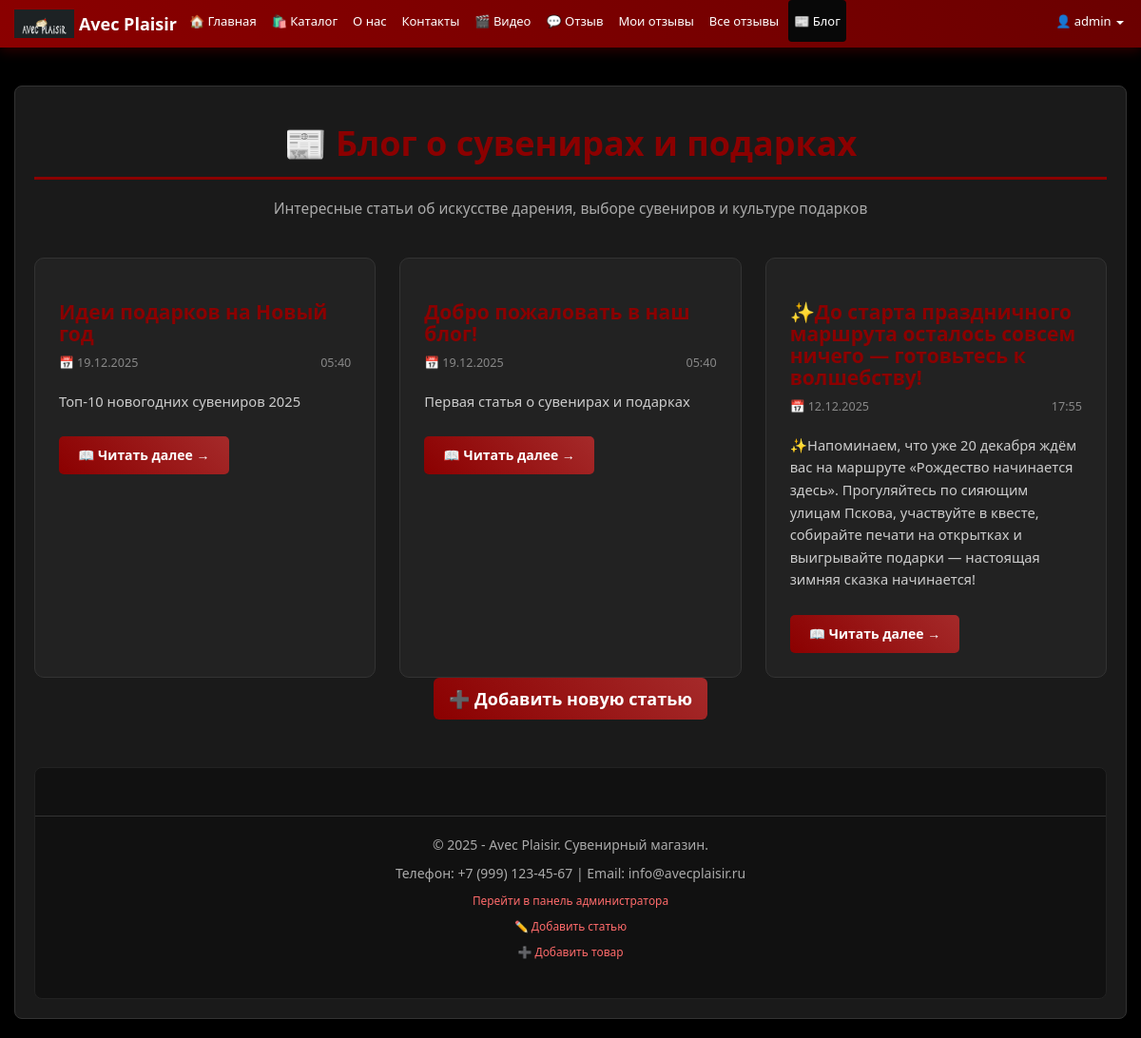
Page /blog/ (signed in) on the committed database.
### app/models.py (models this page shows, shortened)
class BlogArticle(models.Model):
    title = models.CharField(max_length=200, verbose_name="Заголовок")
    short_content = models.TextField(max_length=500, verbose_name="Краткое содержание")
    full_content = models.TextField(verbose_name="Полное содержание")
    image = models.ImageField(
        upload_to='blog_images/',
        verbose_name="Изображение статьи",
        blank=True,
        null=True,
        help_text="Загрузите изображение для статьи (рекомендуемый размер: 1200x600)"
    )
    published_date = models.DateTimeField(default=timezone.now, verbose_name="Дата публикации")
    created_at = models.DateTimeField(auto_now_add=True, verbose_name="Дата создания")
    updated_at = models.DateTimeField(auto_now=True, verbose_name="Дата обновления")
    class Meta:
        verbose_name = "Статья блога"
        verbose_name_plural = "Статьи блога"
        ordering = ['-published_date']

### app/views.py (the view)
# urls.py: path('blog/', blog_list, name='blog_list'),
def blog_list(request):
    articles = BlogArticle.objects.all().order_by('-published_date')
    return render(request, 'app/blog_list.html', {
        'articles': articles,
        'show_create_button': request.user.is_staff or request.user.is_superuser
    })

### app/templates/app/blog_list.html (shortened to what this page needs)
﻿{% extends "app/layout.html" %}
{% block content %}
<div class="blog-container">
    <h1 class="blog-title">📰 Блог о сувенирах и подарках</h1>
    <p class="blog-description">Интересные статьи об искусстве дарения, выборе сувениров и культуре подарков</p>
    {% if articles %}
    <div class="articles-grid">
        {% for article in articles %}
        <div class="article-card">
            <div class="article-header">
                <h2 class="article-title">{{ article.title }}</h2>
                <div class="article-meta">
                    <span class="article-date">📅 {{ article.published_date|date:"d.m.Y" }}</span>
                    <span class="article-time">{{ article.published_date|date:"H:i" }}</span>
                </div>
            </div>
            <div class="article-excerpt">
                <p>{{ article.short_content }}</p>
            </div>
            <div class="article-footer">
                <a href="{% url 'blog_article_detail' article.id %}" class="read-more-btn">
                    📖 Читать далее →
                </a>
            </div>
        </div>
        {% endfor %}
    </div>
    {% endif %}
    {% if user.is_staff or user.is_superuser %}
    <div class="text-center mt-4">
        <a href="{% url 'create_article' %}" class="btn btn-primary btn-lg">
            ➕ Добавить новую статью
        </a>
    </div>
    {% endif %}
</div>
{% endblock %}

### app/templates/app/layout.html (shortened to what this page needs)
{% load static %}
<!DOCTYPE html>
<html lang="ru">
<head>
    <link href="https://cdn.jsdelivr.net/npm/bootstrap@3.4.1/dist/css/bootstrap.min.css" rel="stylesheet">
</head>
<body>
    <nav class="navbar navbar-inverse navbar-fixed-top">
        <div class="container">
            <div class="navbar-header">
                <a href="{% url 'home' %}" class="navbar-brand">
                    <img src="/static/app/images/logo.png" alt="Avec Plaisir">
                    Avec Plaisir
                </a>
            </div>
            <div class="navbar-collapse collapse">
                <ul class="nav navbar-nav">
                    <li><a href="{% url 'home' %}">🏠 Главная</a></li>
                    <li><a href="{% url 'catalog' %}">🛍️ Каталог</a></li>
                    <li><a href="{% url 'about' %}">О нас</a></li>
                    <li><a href="{% url 'contact' %}">Контакты</a></li>
                    <li><a href="{% url 'video_page' %}">🎬 Видео</a></li>
                    {% if user.is_authenticated %}
                    <li><a href="{% url 'feedback' %}">💬 Отзыв</a></li>
                    <li><a href="{% url 'my_feedbacks' %}">Мои отзывы</a></li>
                    {% endif %}
                    <li><a href="{% url 'feedback_list' %}">Все отзывы</a></li>
                    <li><a href="{% url 'blog_list' %}">📰 Блог</a></li>
                </ul>
                <ul class="nav navbar-nav navbar-right">
                    {% if user.is_authenticated %}
                    <li class="dropdown">
                        <a href="#" class="dropdown-toggle" data-toggle="dropdown" role="button" aria-haspopup="true" aria-expanded="false">
                            {% if user.username|length > 10 %}
                            👤 {{ user.username|slice:":8" }}..
                            {% else %}
                            👤 {{ user.username }}
                            {% endif %}
                            <span class="caret"></span>
                        </a>
                    </li>
                    {% else %}
                    <li><a href="{% url 'login' %}">🔑 Вход</a></li>
                    <li><a href="{% url 'register' %}">📝 Регистрация</a></li>
                    {% endif %}
                </ul>
            </div>
        </div>
    </nav>
    <div class="container body-content">
        {% block content %}{% endblock %}
        <footer>
            <hr />
            <p>&copy; {% now "Y" %} - Avec Plaisir. Сувенирный магазин.</p>
            <p>Телефон: +7 (999) 123-45-67 | Email: info@avecplaisir.ru</p>
            {% if user.is_staff or user.is_superuser %}
            <p><small><a href="/admin/">Перейти в панель администратора</a></small></p>
            <p><small><a href="{% url 'create_article' %}">✏️ Добавить статью</a></small></p>
            <p><small><a href="{% url 'create_product' %}">➕ Добавить товар</a></small></p>
            {% endif %}
        </footer>
    </div>
</body>
</html>

### app/templates/app/layout.html (style rules this page uses)
body { background-color: #000000 !important; color: #ffffff; font-family: 'Segoe UI', Tahoma, Geneva, Verdana, sans-serif; margin: 0; padding-top: 60px; min-height: 100vh; }
.navbar { background: linear-gradient(45deg, #8B0000, #6B0000) !important; border: none !important; box-shadow: 0 4px 12px rgba(139, 0, 0, 0.3); min-height: 50px; }
.navbar a { color: white !important; }
.navbar-brand { font-weight: bold; font-size: 18px; display: flex; align-items: center; padding: 8px 5px; }
.navbar-brand img { height: 30px; margin-right: 5px; }
.navbar-nav > li > a { font-weight: 500; transition: all 0.3s ease; border-radius: 4px; margin: 0 2px; padding: 12px 6px !important; font-size: 13px; white-space: nowrap; }
.navbar > .container { padding-left: 10px; padding-right: 10px; max-width: 100%; }
.container.body-content { background: #1a1a1a; color: #ffffff; padding: 20px; border-radius: 8px; box-shadow: 0 2px 20px rgba(0,0,0,0.5); margin-top: 10px; margin-bottom: 20px; min-height: 100px; border: 1px solid #333; }
.btn-primary { background: linear-gradient(45deg, #8B0000, #A52A2A) !important; border: none !important; color: white !important; font-weight: bold; transition: all 0.3s ease; }
footer { background: #111; border-top: 2px solid #8B0000; margin-top: 50px; padding: 30px 0; color: #aaa; text-align: center; border-radius: 8px; border: 1px solid #222; }
footer hr { border-color: #333; }
footer a { color: #ff6b6b !important; }
h1, h2, h3, h4, h5, h6 { color: #8B0000 !important; font-family: 'Segoe UI', Tahoma, Geneva, Verdana, sans-serif; font-weight: 600; border-bottom: 1px solid #333; padding-bottom: 10px; }
h1 { border-bottom: 3px solid #8B0000; padding-bottom: 15px; }
.body-content a { color: #8B0000; text-decoration: none; transition: all 0.3s ease; }

### app/templates/app/blog_list.html (style rules this page uses)
.blog-container { max-width: 1200px; margin: 0 auto; }
.blog-title { text-align: center; margin-bottom: 20px; color: #8B0000 !important; }
.blog-description { text-align: center; color: #aaa; margin-bottom: 40px; font-size: 1.1em; }
.articles-grid { display: grid; grid-template-columns: repeat(auto-fill, minmax(350px, 1fr)); gap: 25px; margin-top: 30px; }
.article-card { background: #222; border-radius: 10px; padding: 25px; border: 1px solid #333; transition: transform 0.3s ease, box-shadow 0.3s ease; }
.article-header { margin-bottom: 20px; }
.article-title { color: #8B0000 !important; font-size: 1.5em; margin-bottom: 10px; border-bottom: none; padding-bottom: 0; }
.article-meta { display: flex; justify-content: space-between; color: #888; font-size: 0.9em; }
.article-excerpt { color: #ccc; line-height: 1.6; margin-bottom: 25px; font-size: 1.05em; }
.read-more-btn { display: inline-block; background: linear-gradient(45deg, #8B0000, #A52A2A); color: white !important; padding: 10px 20px; border-radius: 5px; text-decoration: none; font-weight: bold; transition: all 0.3s ease; }

### rows in the picture
BlogArticle: published_date "19.12.2025", published_date "05:40", short_content "Топ-10 новогодних сувениров 2025"
BlogArticle: published_date "19.12.2025", published_date "05:40", short_content "Первая статья о сувенирах и подарках"
BlogArticle: title "✨До старта праздничного маршрута осталось совсем ничего — готовьтесь к волшебству!", published_date "12.12.2025", published_date "17:55", short_content "✨Напоминаем, что уже 20 декабря ждём вас на маршруте «Рождество начинается здесь». Прогуляйтесь по сияющим улицам Пскова, участвуйте в квесте, собирайте печати на открытках и выигрывайте подарки — настоящая зимняя сказка начинается!"

### other values in the picture
{{ user.username }} "admin"
